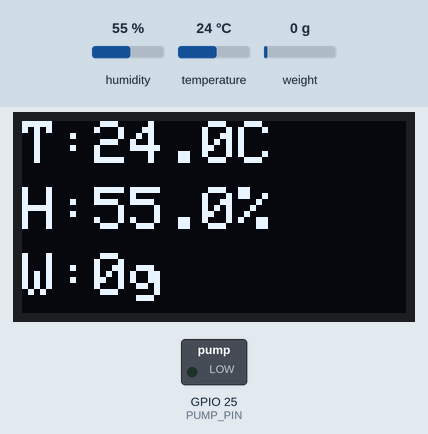
Recording of a sketch running on a simulated ESP32. On the bench: 128×64 one-colour display, switched loads named in the sketch (green lamp = pin HIGH). Inputs (shaded band) come from the test bench; at power-on: humidity 55 %, weight on the scale 0 g, temperature 24 °C. What the sketch prints to the serial monitor is not drawn.

Above: at 2.4 s.
2.5 s: humidity set to 22 %
At 4.9 s:
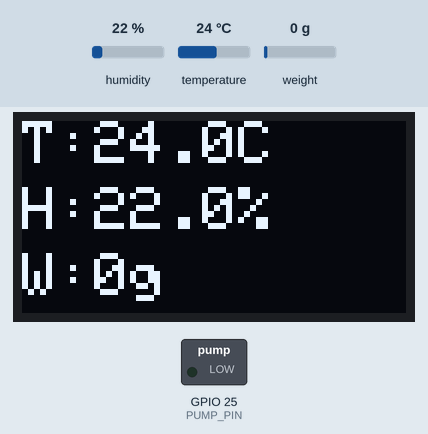
5.2 s: weight on the scale set to 46 g
At 6.2 s:
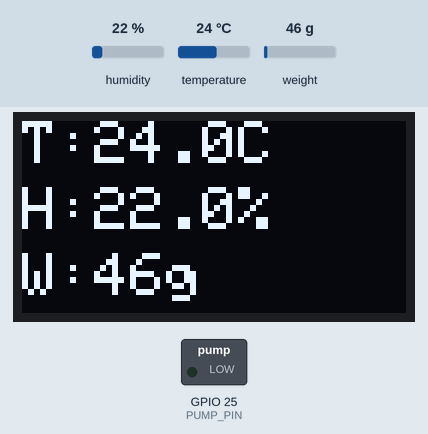
7.3 s: weight on the scale set to 57 g
At 9.6 s:
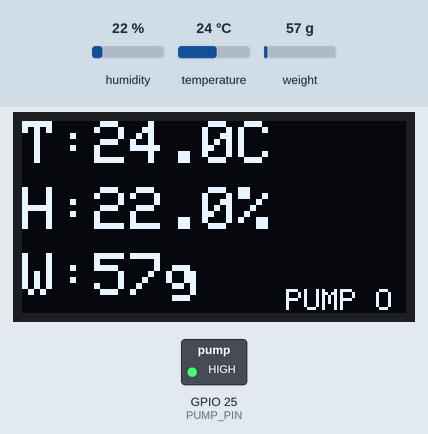
9.9 s: temperature set to 12 °C
At 12.1 s:
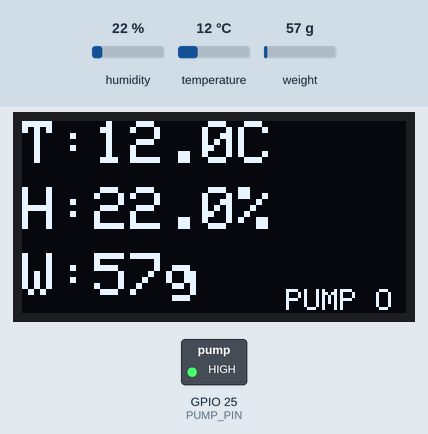
13.0 s: humidity set to 44 %
At 15.6 s:
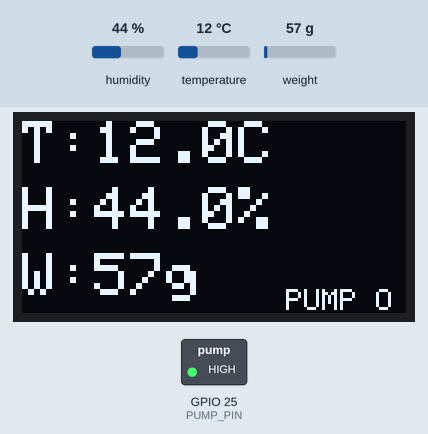
16.1 s: humidity set to 47 %
At 19.1 s:
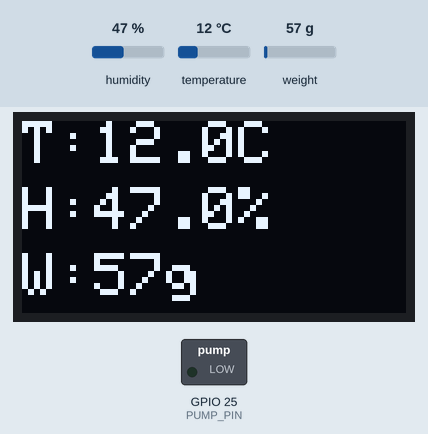
Timing chart, 0 to 20.3 s (numbered marks = the images above; inputs shaded):
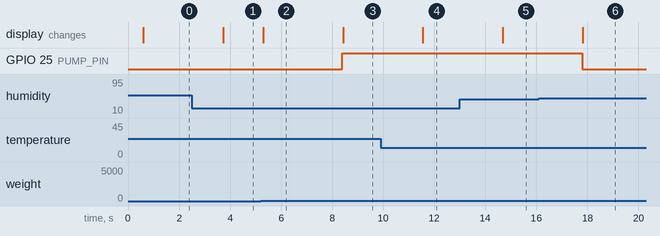

Measured:
- the behaviour switches between 52 and 53 g on weight on the scale (found by bisection; images 2 and 3)
- the behaviour switches between 45 and 46 % on humidity (found by bisection; images 5 and 6)
- after the input at 2.5 s, the display: changes after 1.2 s (image 1)
- after the input at 5.2 s, the display: changes after 0.09 s (image 2)
- after the input at 7.3 s, GPIO 25 (PUMP_PIN): LOW → HIGH after 1.1 s; the display: changes after 1.1 s (image 3)
- after the input at 9.9 s, the display: changes after 1.7 s (image 4)
- after the input at 13.0 s, the display: changes after 1.7 s (image 5)
- after the input at 16.1 s, GPIO 25 (PUMP_PIN): HIGH → LOW after 1.7 s; the display: changes after 1.7 s (image 6)

The sketch:

sketch_oct17a.ino
```cpp
#include <Wire.h>
#include <Adafruit_GFX.h>
#include <Adafruit_SSD1306.h>
#include <Adafruit_SHT31.h>
#include "HX711.h"

// --- Пины ---
#define I2C_DISPLAY_SDA 21
#define I2C_DISPLAY_SCL 15
#define I2C_SHT_SDA 18
#define I2C_SHT_SCL 19
#define HX711_DT 32
#define HX711_SCK 33
#define PUMP_PIN 25 // Пин управления насосом

// --- Настройки ---
float calibration_factor = 800.0; // Коэффициент вашего тензодатчика
const float EMPTY_TUBE_WEIGHT = 50.0; // Вес пустой пробирки в граммах (для защиты от сухого хода)
const float HUMIDITY_ON = 40.0;
const float HUMIDITY_OFF = 45.0;

TwoWire I2C_Sensor = TwoWire(1);
Adafruit_SSD1306 display(128, 64, &Wire, -1);
Adafruit_SHT31 sht30 = Adafruit_SHT31(&I2C_Sensor);
HX711 scale;

bool pumpState = false;

void setup() {
  Serial.begin(115200);
  pinMode(PUMP_PIN, OUTPUT);
  digitalWrite(PUMP_PIN, LOW); // Насос выключен при старте

  // Инициализация дисплея
  Wire.begin(I2C_DISPLAY_SDA, I2C_DISPLAY_SCL);
  if(!display.begin(SSD1306_SWITCHCAPVCC, 0x3C)) { for(;;); }
  display.clearDisplay();
  display.setTextColor(WHITE);

  // Инициализация SHT30
  I2C_Sensor.begin(I2C_SHT_SDA, I2C_SHT_SCL);
  if (!sht30.begin(0x44)) { for(;;); }

  // Инициализация весов
  scale.begin(HX711_DT, HX711_SCK);
  scale.set_scale(calibration_factor);

  Serial.println("Система готова!");
}

void loop() {
  // 1. Читаем данные с датчиков
  float t = sht30.readTemperature();
  float h = sht30.readHumidity();

  float currentWeight = 0;
  if (scale.is_ready()) {
    currentWeight = abs(scale.get_units(5));
  }

  // 2. Скрытая математика для защиты насоса (вычитаем вес пустой пробирки)
  float waterWeight = currentWeight - EMPTY_TUBE_WEIGHT;
  if (waterWeight < 0) waterWeight = 0;

  // 3. Логика управления насосом (с защитой от сухого хода)
  if (!pumpState && h < HUMIDITY_ON && waterWeight > 2.0) {
    pumpState = true;
    digitalWrite(PUMP_PIN, HIGH);
  }
  else if (pumpState && (h > HUMIDITY_OFF || waterWeight <= 1.0)) {
    pumpState = false;
    digitalWrite(PUMP_PIN, LOW);
  }

  // 4. Вывод на экран (3 значения)
  if (!isnan(t) && !isnan(h)) {
    display.clearDisplay();
    display.setTextSize(2);

    // Строка 1: Температура
    display.setCursor(0, 0);
    display.print("T:");
    display.print(t, 1);
    display.print("C");

    // Строка 2: Влажность
    display.setCursor(0, 22);
    display.print("H:");
    display.print(h, 1);
    display.print("%");

    // Строка 3: Общий вес на весах (в граммах)
    display.setCursor(0, 44);
    display.print("W:");
    display.print(currentWeight, 0);
    display.print("g");

    // Маленький индикатор работы насоса в правом нижнем углу
    if (pumpState) {
      display.setTextSize(1);
      display.setCursor(88, 56); // Позиция в углу
      display.print("PUMP ON");
    }

    display.display();
  }
  delay(1000);
}
```
